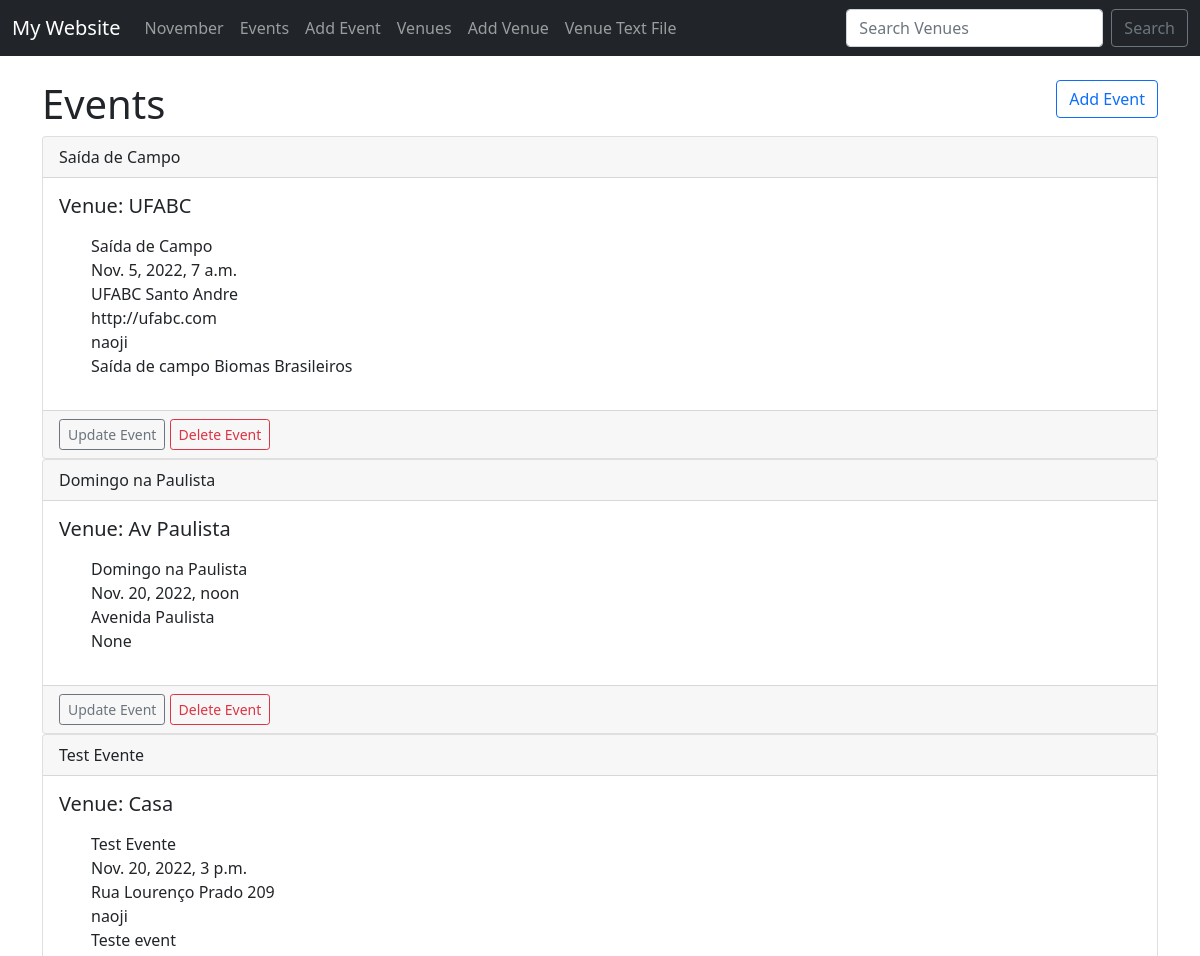
The page /events (upper part) on the database as committed earlier.
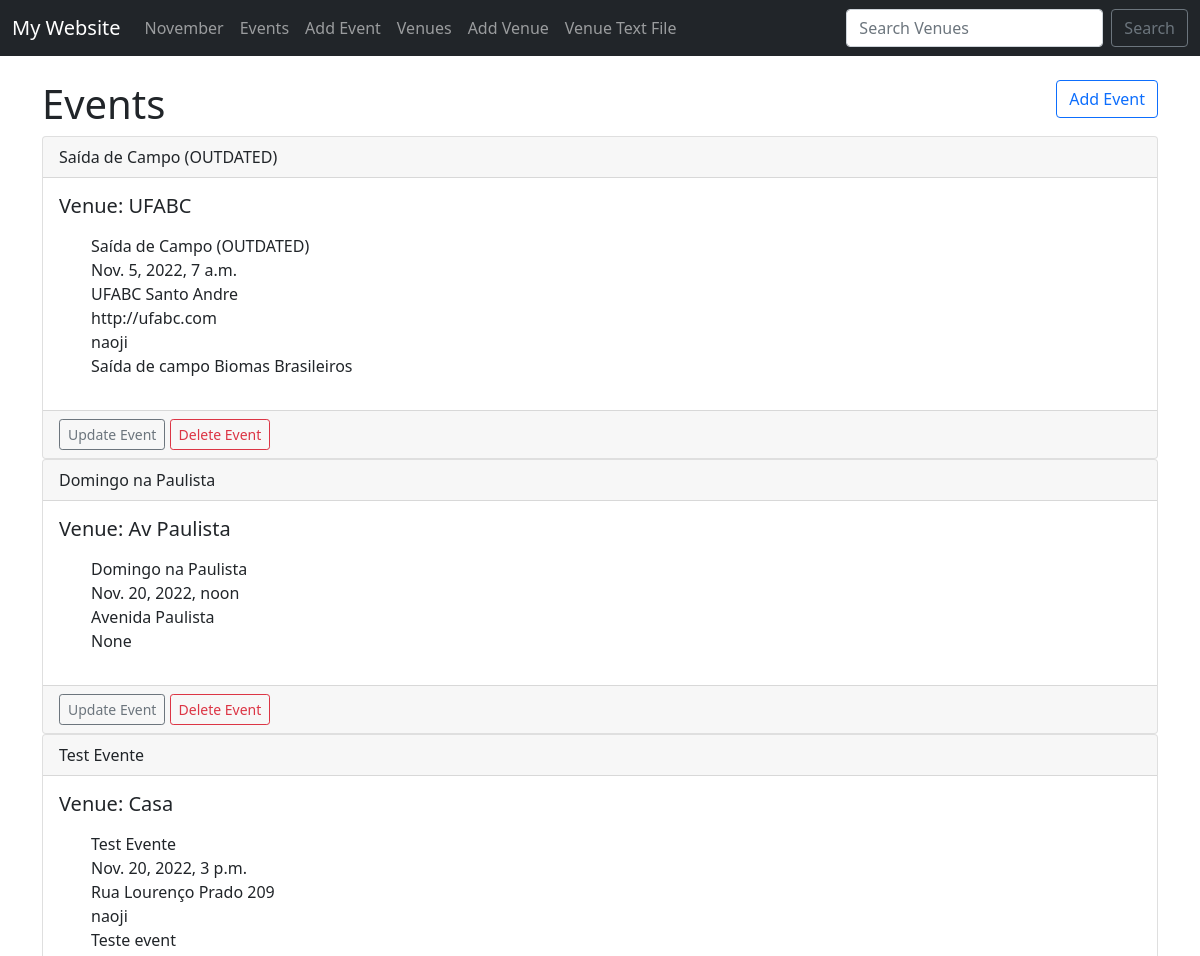
The same page on the database as committed later.
### events/models.py (models this page shows)
class Event(models.Model):
	name = models.CharField('Event Name', max_length=120)
	event_date = models.DateTimeField('Event Date')
	venue = models.ForeignKey(Venue, blank=True, null=True, on_delete=models.CASCADE)
	manager = models.ForeignKey(User, blank=True, null=True, on_delete=models.SET_NULL)
	description = models.TextField(blank=True)
	attendees = models.ManyToManyField(WebsiteUser, blank=True)
	def __str__(self):
		return self.name

class Venue(models.Model):
	name = models.CharField('Venue Name', max_length=120)
	address = models.CharField(max_length=300)
	zip_code = models.CharField('Zip Code', max_length=12)
	phone = models.CharField('Contact Phone', max_length=25, blank=True)
	website = models.URLField('Website Address', blank=True)
	email_address = models.EmailField('Email Address', blank=True)
	def __str__(self):
		return self.name

### events/views.py (the view)
# urls.py: path('events', views.all_events, name="list-events"),
def all_events(request):
	event_list = Event.objects.all().order_by('event_date')
	return render(request, 'events/events_list.html', {'event_list': event_list})

### events/templates/events/events_list.html (shortened to what this page needs)
{% extends 'events/base.html' %}
{% block content %}
<h1>Events
	<a href="{% url 'add-event' %}" type="button" class="btn btn-outline-primary" style="float: right;">
		Add Event
</a>
</h1>
{% for event in event_list %}
<div class="card">
  <div class="card-header">{{ event }}</div>
  <div class="card-body">
    <h5 class="card-title">Venue: {{ event.venue }}</h5>
    <p class="card-text">
    	<ul style="list-style: none">
		<li>{{ event.name }}</li>
		<li>{{ event.event_date }}</li>
		<li>{{ event.venue.address }}</li>
		<li>{{ event.venue.website }}</li>
		<li>{{ event.manager }}</li>
		<li>{{ event.description }}</li>
	</ul>
    </p>
  </div>
  <div class="card-footer text-muted">
    <a href="{% url 'update-event' event.id %}" class="btn btn-outline-secondary btn-sm">Update Event</a>
     <a href="{% url 'delete-event' event.id %}" class="btn btn-outline-danger btn-sm">Delete Event</a>
  </div>
</div>
{% endfor %}
<br><br><br><br><br><br><br><br><br><br>
{% endblock %}

Rows that differ between the two databases and show on the page:
changed Event "Saída de campo Biomas Brasileiros": name "Saída de Campo" → "Saída de Campo (OUTDATED)"
